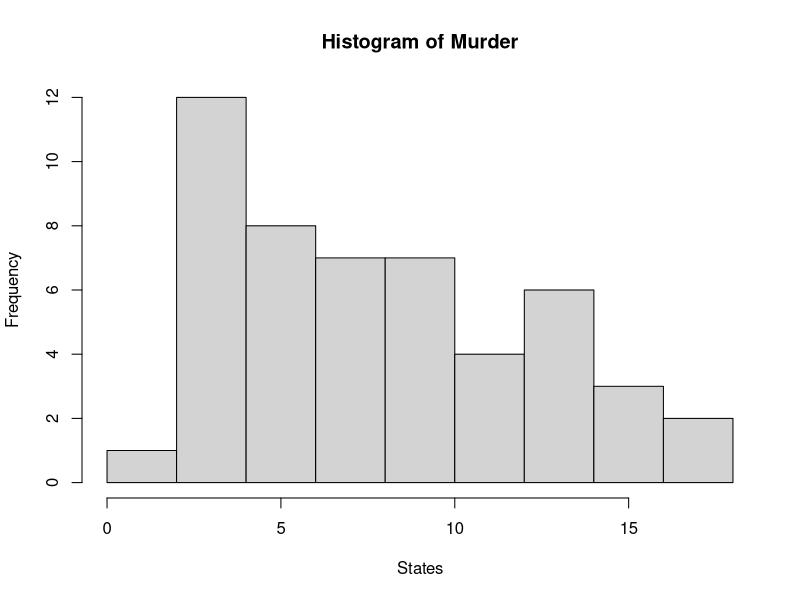
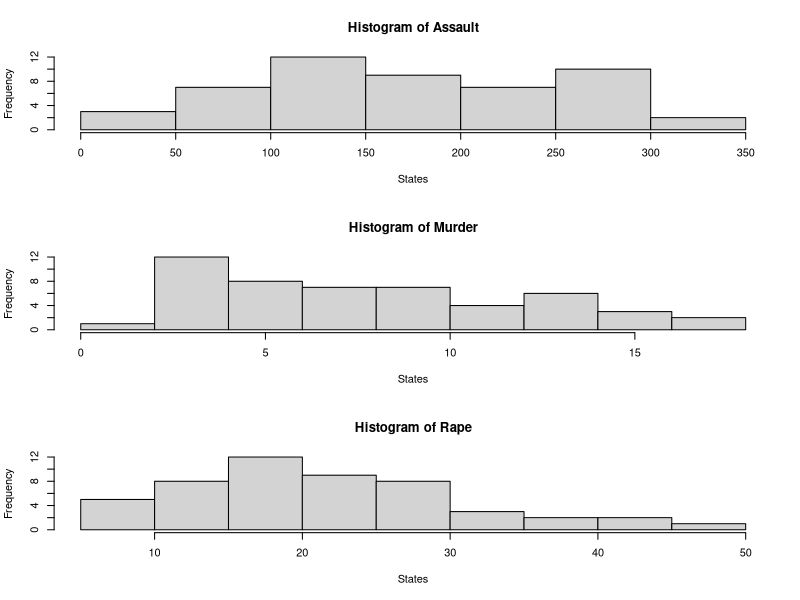
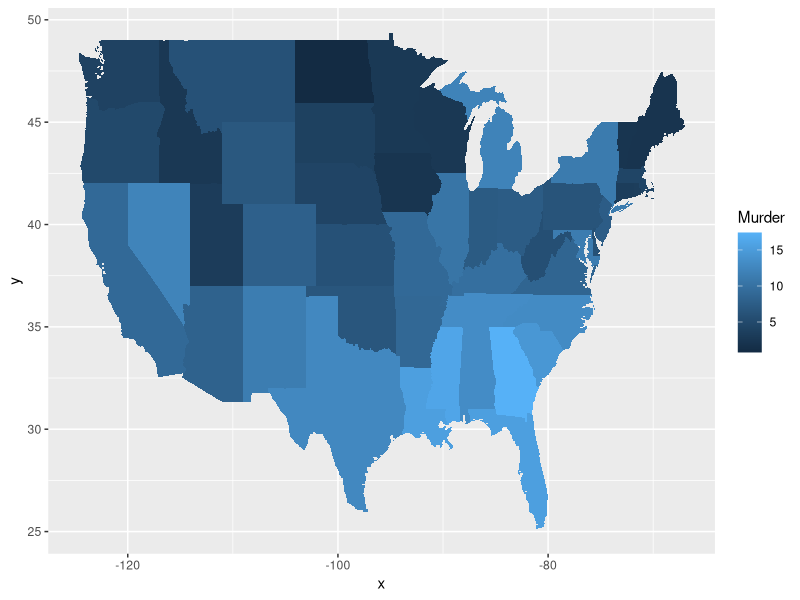

The R source for these figures, in order:
## ---- chunk 1
knitr::opts_chunk$set(message=FALSE,warning=FALSE, cache=TRUE)
## ---- chunk 2
library(datasets)
## ---- chunk 3
dat <- USArrests
## ---- chunk 4
dat$state <- tolower(rownames(USArrests))
## ---- chunk 5
summary(dat)
names(dat)
## ---- chunk 6
hist(dat$Murder, main = "Histogram of Murder", xlab = "States")

## ---- chunk 7
  summary(dat$Murder)
## ---- chunk 8
summary(dat$Murder)
summary(dat$Assault)
summary(dat$Rape)



par(mfrow=c(3,1))
hist(dat$Assault, main = "Histogram of Assault", xlab = "States")
hist(dat$Murder, main = "Histogram of Murder", xlab = "States")
hist(dat$Rape, main = "Histogram of Rape", xlab = "States")
## ---- chunk 9
library('maps') 
library('ggplot2') 

ggplot(dat, aes(map_id=state, fill=Murder)) + 
  geom_map(map=map_data("state")) + 
  expand_limits(x=map_data("state")$long, y=map_data("state")$lat)
